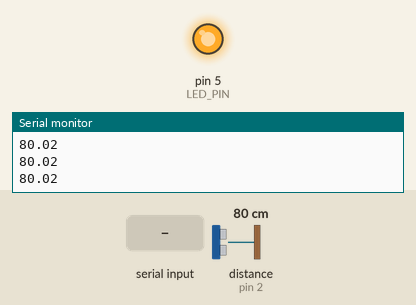
Recording of a sketch running on a simulated Arduino Uno, built with avr-gcc and run on an emulated ATmega328P. Shown: output pins drawn as LEDs (lit = HIGH), the last lines printed to the serial monitor. Wiring (inferred from the names in the program): ultrasonic range finder: trigger A1; echo pin 2. Inputs (shaded band) come from the test bench; at power-on: distance to the obstacle (sensor on pin 2) 80 cm. The echo pulse lasts 58.3 µs per cm; pins used as bus, display or sensor lines are not drawn.

Above: at 1.2 s.
1.3 s: "1\n" received over Serial
At 1.45 s:
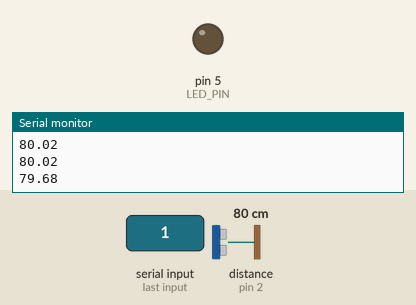
Timing chart, 0 to 4.3 s (numbered marks = the images above; inputs shaded):
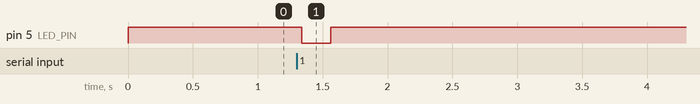

The sketch:

ballbounce.ino
```cpp
const int trigPin = A1;
const int echoPin = 2;
const int LED_PIN = 5;

unsigned long ledOnTime = 0;
bool ledOn = false;

void setup() {
  Serial.begin(9600);

  pinMode(trigPin, OUTPUT);
  pinMode(echoPin, INPUT);
  pinMode(LED_PIN, OUTPUT);

  digitalWrite(LED_PIN, HIGH);
}

void loop() {

  digitalWrite(trigPin, LOW);
  delayMicroseconds(2);

  digitalWrite(trigPin, HIGH);
  delayMicroseconds(10);

  digitalWrite(trigPin, LOW);

  long duration = pulseIn(echoPin, HIGH, 30000);

  if (duration > 0) {
    float distance = duration * 0.0343 / 2;
    Serial.println(distance);
  }

  if (Serial.available() > 0) {
    String data = Serial.readStringUntil('\n');

    if (data.toInt() == 1) {
      digitalWrite(LED_PIN, LOW);
      ledOn = true;
      ledOnTime = millis();
    }
  }
  if (ledOn && millis() - ledOnTime >= 200) {
    digitalWrite(LED_PIN, HIGH);
    ledOn = false;
  }

  delay(50);
}
```

Measured:
- after the input at 1.3 s, pin 5 (LED_PIN): HIGH → LOW at once, → HIGH 0.22 s later
